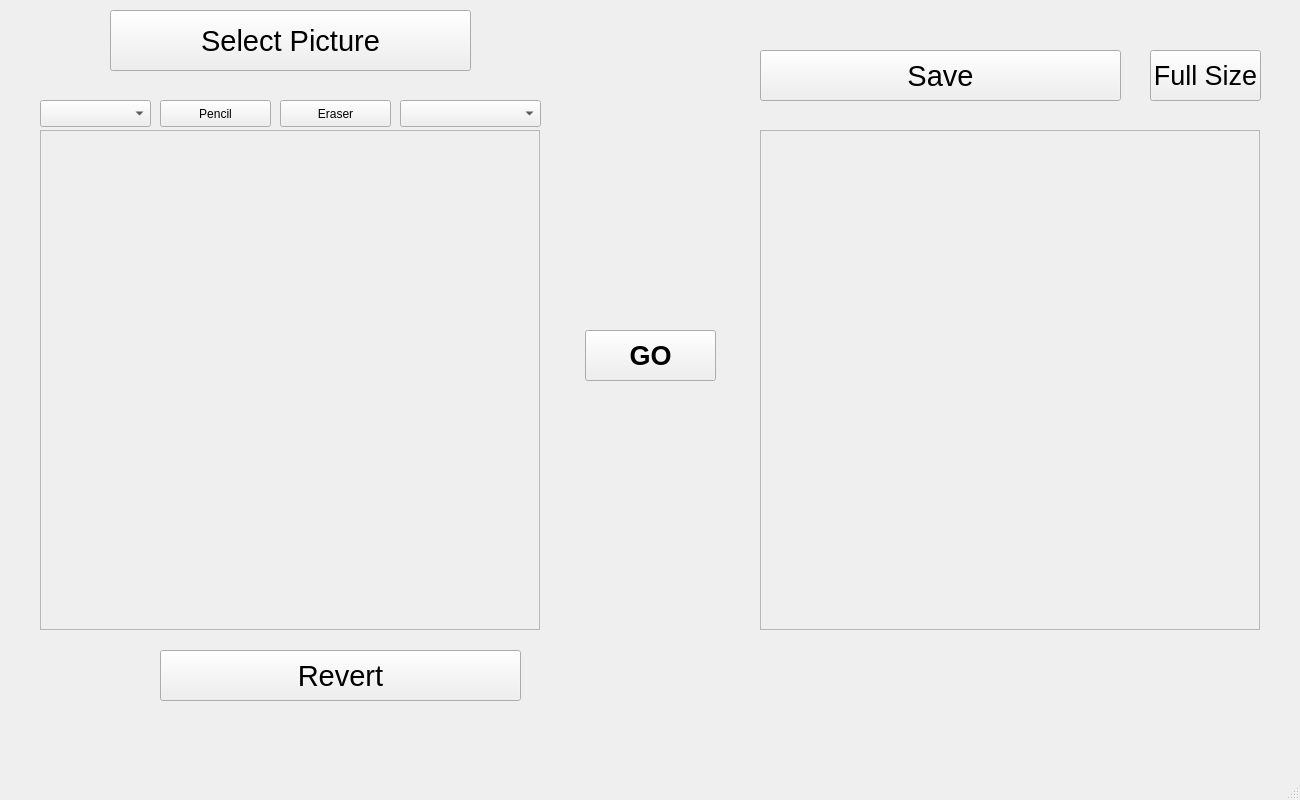
<?xml version="1.0" encoding="UTF-8"?>
<ui version="4.0">
 <class>MainWindow</class>
 <widget class="QMainWindow" name="MainWindow">
  <property name="geometry">
   <rect>
    <x>0</x>
    <y>0</y>
    <width>1300</width>
    <height>800</height>
   </rect>
  </property>
  <property name="windowTitle">
   <string>DeFINe – Deep Facial Inpainting Network</string>
  </property>
  <property name="toolTip">
   <string>Utilize 'Inpainting' to fix your pictures.</string>
  </property>
  <widget class="QWidget" name="centralwidget">
   <widget class="QFrame" name="input_image">
    <property name="geometry">
     <rect>
      <x>40</x>
      <y>130</y>
      <width>500</width>
      <height>500</height>
     </rect>
    </property>
    <property name="frameShape">
     <enum>QFrame::StyledPanel</enum>
    </property>
    <property name="frameShadow">
     <enum>QFrame::Raised</enum>
    </property>
   </widget>
   <widget class="QPushButton" name="process">
    <property name="geometry">
     <rect>
      <x>585</x>
      <y>330</y>
      <width>131</width>
      <height>51</height>
     </rect>
    </property>
    <property name="font">
     <font>
      <pointsize>20</pointsize>
      <weight>75</weight>
      <bold>true</bold>
     </font>
    </property>
    <property name="text">
     <string>GO</string>
    </property>
   </widget>
   <widget class="QPushButton" name="select_picture">
    <property name="enabled">
     <bool>true</bool>
    </property>
    <property name="geometry">
     <rect>
      <x>110</x>
      <y>10</y>
      <width>361</width>
      <height>61</height>
     </rect>
    </property>
    <property name="font">
     <font>
      <pointsize>22</pointsize>
     </font>
    </property>
    <property name="text">
     <string>Select Picture</string>
    </property>
   </widget>
   <widget class="QPushButton" name="revert">
    <property name="enabled">
     <bool>true</bool>
    </property>
    <property name="geometry">
     <rect>
      <x>160</x>
      <y>650</y>
      <width>361</width>
      <height>51</height>
     </rect>
    </property>
    <property name="font">
     <font>
      <pointsize>22</pointsize>
      <weight>50</weight>
      <bold>false</bold>
     </font>
    </property>
    <property name="text">
     <string>Revert</string>
    </property>
   </widget>
   <widget class="QPushButton" name="select_pencil">
    <property name="geometry">
     <rect>
      <x>160</x>
      <y>100</y>
      <width>111</width>
      <height>27</height>
     </rect>
    </property>
    <property name="text">
     <string>Pencil</string>
    </property>
   </widget>
   <widget class="QPushButton" name="select_eraser">
    <property name="geometry">
     <rect>
      <x>280</x>
      <y>100</y>
      <width>111</width>
      <height>27</height>
     </rect>
    </property>
    <property name="text">
     <string>Eraser</string>
    </property>
   </widget>
   <widget class="QComboBox" name="last_steps">
    <property name="geometry">
     <rect>
      <x>400</x>
      <y>100</y>
      <width>141</width>
      <height>27</height>
     </rect>
    </property>
    <property name="toolTip">
     <string>Revert to a previous version</string>
    </property>
    <property name="statusTip">
     <string/>
    </property>
    <property name="whatsThis">
     <string/>
    </property>
    <property name="accessibleName">
     <string>Last Steps</string>
    </property>
    <property name="currentText">
     <string/>
    </property>
    <property name="currentIndex">
     <number>-1</number>
    </property>
    <property name="maxVisibleItems">
     <number>10</number>
    </property>
   </widget>
   <widget class="QComboBox" name="tool_pt_size">
    <property name="enabled">
     <bool>true</bool>
    </property>
    <property name="geometry">
     <rect>
      <x>40</x>
      <y>100</y>
      <width>111</width>
      <height>27</height>
     </rect>
    </property>
    <property name="toolTip">
     <string>Select the tool pt size.</string>
    </property>
    <property name="statusTip">
     <string/>
    </property>
    <property name="accessibleName">
     <string>Tool pt size</string>
    </property>
    <property name="currentText">
     <string/>
    </property>
    <property name="maxVisibleItems">
     <number>10</number>
    </property>
   </widget>
   <widget class="QFrame" name="output_image">
    <property name="geometry">
     <rect>
      <x>760</x>
      <y>130</y>
      <width>500</width>
      <height>500</height>
     </rect>
    </property>
    <property name="frameShape">
     <enum>QFrame::StyledPanel</enum>
    </property>
    <property name="frameShadow">
     <enum>QFrame::Raised</enum>
    </property>
   </widget>
   <widget class="QPushButton" name="save">
    <property name="enabled">
     <bool>true</bool>
    </property>
    <property name="geometry">
     <rect>
      <x>760</x>
      <y>50</y>
      <width>361</width>
      <height>51</height>
     </rect>
    </property>
    <property name="font">
     <font>
      <pointsize>22</pointsize>
      <weight>50</weight>
      <bold>false</bold>
     </font>
    </property>
    <property name="text">
     <string>Save</string>
    </property>
   </widget>
   <widget class="QPushButton" name="show_image_full_size">
    <property name="geometry">
     <rect>
      <x>1150</x>
      <y>50</y>
      <width>111</width>
      <height>51</height>
     </rect>
    </property>
    <property name="font">
     <font>
      <pointsize>20</pointsize>
     </font>
    </property>
    <property name="text">
     <string>Full Size</string>
    </property>
   </widget>
  </widget>
  <widget class="QMenuBar" name="menubar">
   <property name="geometry">
    <rect>
     <x>0</x>
     <y>0</y>
     <width>1300</width>
     <height>25</height>
    </rect>
   </property>
  </widget>
  <widget class="QStatusBar" name="statusbar"/>
 </widget>
 <resources/>
 <connections/>
</ui>
